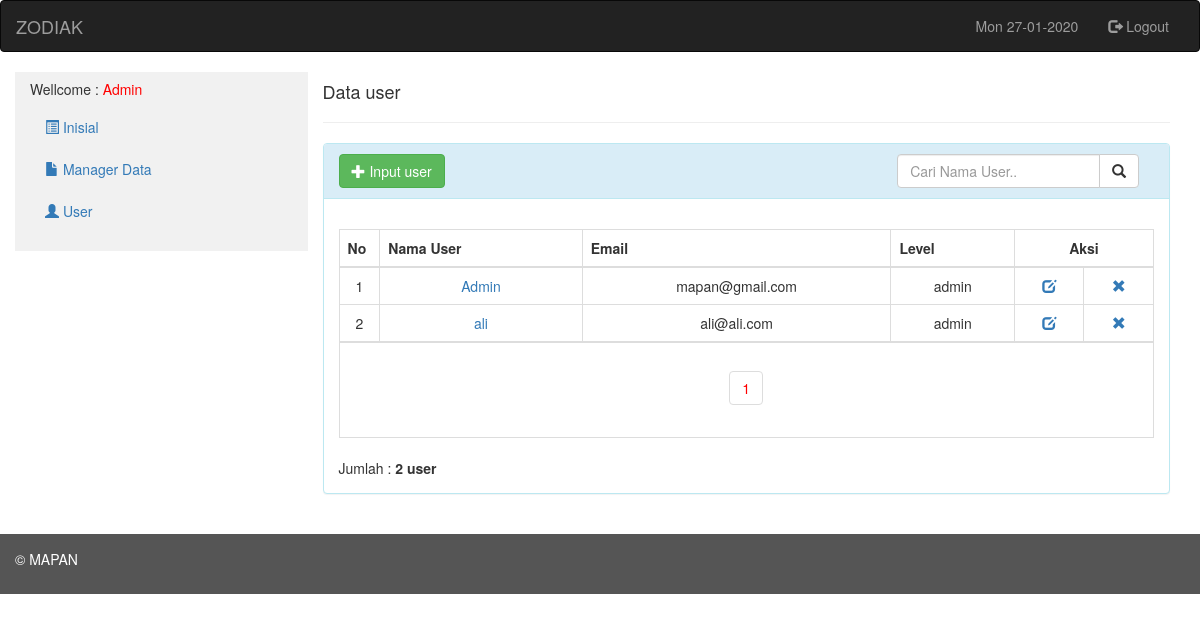
Screenshot of /admin/index.php?page=user (signed in) with the database file from the repository.
### tables this page shows
CREATE TABLE IF NOT EXISTS `tbl_user` (
`id` int(3) NOT NULL,
  `nama` varchar(200) NOT NULL,
  `username` varchar(50) NOT NULL,
  `password` varchar(200) NOT NULL,
  `email` varchar(100) NOT NULL,
  `foto` varchar(50) NOT NULL,
  `level` enum('admin','user') NOT NULL
);

### admin/user_data.php (the view, shortened to what this page needs)
<div class="col-sm-9">
  <h4>Data user</h4>
  <hr>
</div>
<div id="loginbox" style="margin-top: ;" class="mainbox col-md-9">
	<div class="panel panel-info">
		<div class="panel-heading">
			<a  class="btn btn-success" href="?page=user_input"><span class="glyphicon glyphicon-plus"></span> Input user</a>
			<div class="pull-right col-md-4">
				<form action="?page=user_search" method="post">
          <div class="input-group">
				  	<input type="text" name="cari" class="form-control" placeholder="Cari Nama User..">
				    <span class="input-group-btn">
				    <button type="submit" class="btn btn-default" type="button">
				    	<span class="glyphicon glyphicon-search"></span>
				    </button>
				    </span>
				  </div>
				</form>
      </div>
		</div>
		<div style="padding-top: 10px" class="panel-body">
		<br>
			<table class="table table-bordered">
				<thead>
				<tr>
					<th width="5%">No</th>
					<th>Nama User</th>
					<th>Email</th>
					<th>Level</th>
					<th style="text-align: center;" colspan="2">Aksi</th>
				</tr>
				</thead>
				<tbody>
				<?php
				include_once '../inc/class.perpus.php';
				$user = new user;
				$records_per_page=5;
				$query = "SELECT * FROM tbl_user";
				$newquery = $user->paging($query,$records_per_page);
				if (empty($page)) {
					$posisi = 0;
				}else{
					$posisi = ($page - 1) * $records_per_page;
				}
				$no=1+$posisi;
				foreach ($user->showData($newquery) as $value) {
					?>
					<tr style="text-align: center;">
					<td><?php echo $no; ?></td>
					<td><a href="?page=detil-user&id=<?=$value['id']?>"><?=$value['nama']; ?></a></td>
					<td><?=$value['email']; ?></td>
					<td><?=$value['level']?></td>
					<td>
						<a href="?page=user_edit&id=<?=$value['id']?>" title="edit"><span class="glyphicon glyphicon-edit"></span></a>
					</td>
					<td>
						<a href="?page=delete&user_id=<?php print($value['id']) ?>" onclick="return confirm('Anda yakin ingin menghapus data user <?php echo $value['nama']; ?> ?')" title="Hapus"><span class="glyphicon glyphicon-remove"></span></a>
					</td>
					</tr>
					<?php
					$no++;
				}
				?>
				</tbody>
				<tr>
	        <td colspan="7" align="center">
			    <div class="pagination-wrap">
			      <?php $user->paginglink($query,$records_per_page); ?>
			    </div>
		  	  </td>
		    </tr>
			</table>
			Jumlah : <b><?php $user->jumlah($query); ?> user</b>
		</div>
	</div>
</div>

### rows the page displays
tbl_user: nama "Admin", email "mapan@gmail.com", level "admin"
tbl_user: nama "ali", email "ali@ali.com", level "admin"

### other values shown
date('D'.' '.'d-m-Y') "Mon 27-01-2020"
$_SESSION['nama'] "Admin"
$row "2"
